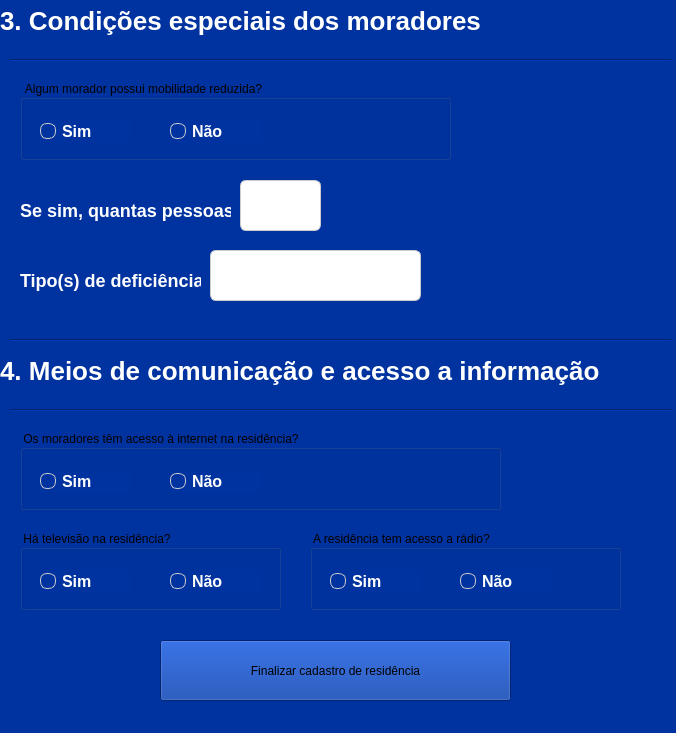
<?xml version="1.0" encoding="UTF-8"?>
<ui version="4.0">
 <class>frm_fimCadastro</class>
 <widget class="QWidget" name="frm_fimCadastro">
  <property name="geometry">
   <rect>
    <x>0</x>
    <y>0</y>
    <width>676</width>
    <height>733</height>
   </rect>
  </property>
  <property name="windowTitle">
   <string>Form</string>
  </property>
  <property name="styleSheet">
   <string notr="true">QWidget{
	background: #0033A0;
}</string>
  </property>
  <widget class="QLabel" name="label_9">
   <property name="geometry">
    <rect>
     <x>0</x>
     <y>0</y>
     <width>676</width>
     <height>41</height>
    </rect>
   </property>
   <property name="styleSheet">
    <string notr="true">QLabel {
    color: #FFFFFF;
    font-size: 26px;
    font-weight: 500;
    background: transparent;
    qproperty-alignment: 'AlignCenter';
}
</string>
   </property>
   <property name="text">
    <string>3. Condições especiais dos moradores</string>
   </property>
  </widget>
  <widget class="QLabel" name="lbl_coordernadas_2">
   <property name="geometry">
    <rect>
     <x>20</x>
     <y>190</y>
     <width>211</width>
     <height>41</height>
    </rect>
   </property>
   <property name="styleSheet">
    <string notr="true">QLabel {
    color: #FFFFFF;
    font-size: 18px;
    font-weight: 500;
    background: transparent;
    qproperty-alignment: 'AlignCenter';
}
</string>
   </property>
   <property name="text">
    <string>Se sim, quantas pessoas?</string>
   </property>
  </widget>
  <widget class="QLineEdit" name="txt_coordenadas">
   <property name="geometry">
    <rect>
     <x>240</x>
     <y>180</y>
     <width>81</width>
     <height>51</height>
    </rect>
   </property>
   <property name="styleSheet">
    <string notr="true">QLineEdit {
    background-color: #FFFFFF;  
    color: #1E1E1E;             
    font-size: 16px;
    padding: 6px 10px;
    border: 1px solid #CCCCCC;
    border-radius: 6px;
}
</string>
   </property>
  </widget>
  <widget class="QPushButton" name="btn_continuar">
   <property name="geometry">
    <rect>
     <x>160</x>
     <y>640</y>
     <width>351</width>
     <height>61</height>
    </rect>
   </property>
   <property name="styleSheet">
    <string notr="true">QPushButton {
    background-color: #E0E7FF;
    color: #0033A0;
    font-size: 16px;
    font-weight: 600;
    font-family: &quot;Segoe UI&quot;, Tahoma, Geneva, Verdana, sans-serif;
    padding: 10px 22px;
    border: none;
    border-radius: 10px;
    box-shadow: 2px 2px 6px rgba(0, 0, 0, 0.3);
}
QPushButton:hover {
    background-color: #C7D2FE;
}
QPushButton:pressed {
    background-color: #32CD32;
}r</string>
   </property>
   <property name="text">
    <string>Finalizar cadastro de residência</string>
   </property>
  </widget>
  <widget class="QGroupBox" name="groupBox">
   <property name="geometry">
    <rect>
     <x>20</x>
     <y>80</y>
     <width>431</width>
     <height>80</height>
    </rect>
   </property>
   <property name="styleSheet">
    <string notr="true">QGroupBox {
    border: 2px solid #4DA8DA;
    border-radius: 8px;
    margin-top: 20px;
    padding: 10px;
    color: #FFFFFF;
    font-size: 16px;
    font-weight: bold;
    font-family: &quot;Segoe UI&quot;, sans-serif;
}

QGroupBox::title {
    subcontrol-origin: margin;
    subcontrol-position: top left;
    padding: 0 8px;
    color: #FFFFFF; 
    font-size: 18px;
    font-weight: 600;
}
r</string>
   </property>
   <property name="title">
    <string>Algum morador possui mobilidade reduzida?</string>
   </property>
   <widget class="QRadioButton" name="radio_sim">
    <property name="geometry">
     <rect>
      <x>20</x>
      <y>40</y>
      <width>91</width>
      <height>23</height>
     </rect>
    </property>
    <property name="styleSheet">
     <string notr="true">QRadioButton {
    color: #FFFFFF;
    font-size: 16px;
    font-weight: 500;
    spacing: 6px;
}

QRadioButton::indicator {
    width: 14px;
    height: 14px;
    border-radius: 7px;
    border: 1px solid #CCCCCC;
    background-color: transparent;
}

QRadioButton::indicator:checked {
    background-color: #3B82F6;  /* Azul moderno e suave */
    border: 1px solid #3B82F6;
}
</string>
    </property>
    <property name="text">
     <string>Sim</string>
    </property>
   </widget>
   <widget class="QRadioButton" name="radio_nao">
    <property name="geometry">
     <rect>
      <x>150</x>
      <y>40</y>
      <width>91</width>
      <height>23</height>
     </rect>
    </property>
    <property name="styleSheet">
     <string notr="true">QRadioButton {
    color: #FFFFFF;
    font-size: 16px;
    font-weight: 500;
    spacing: 6px;
}

QRadioButton::indicator {
    width: 14px;
    height: 14px;
    border-radius: 7px;
    border: 1px solid #CCCCCC;
    background-color: transparent;
}

QRadioButton::indicator:checked {
    background-color: #3B82F6;  /* Azul moderno e suave */
    border: 1px solid #3B82F6;
}
</string>
    </property>
    <property name="text">
     <string>Não</string>
    </property>
   </widget>
  </widget>
  <widget class="Line" name="line">
   <property name="geometry">
    <rect>
     <x>10</x>
     <y>50</y>
     <width>661</width>
     <height>20</height>
    </rect>
   </property>
   <property name="orientation">
    <enum>Qt::Horizontal</enum>
   </property>
  </widget>
  <widget class="QLineEdit" name="txt_coordenadas_2">
   <property name="geometry">
    <rect>
     <x>210</x>
     <y>250</y>
     <width>211</width>
     <height>51</height>
    </rect>
   </property>
   <property name="styleSheet">
    <string notr="true">QLineEdit {
    background-color: #FFFFFF;  
    color: #1E1E1E;             
    font-size: 16px;
    padding: 6px 10px;
    border: 1px solid #CCCCCC;
    border-radius: 6px;
}
</string>
   </property>
   <property name="text">
    <string/>
   </property>
  </widget>
  <widget class="QLabel" name="lbl_coordernadas_3">
   <property name="geometry">
    <rect>
     <x>20</x>
     <y>260</y>
     <width>181</width>
     <height>41</height>
    </rect>
   </property>
   <property name="styleSheet">
    <string notr="true">QLabel {
    color: #FFFFFF;
    font-size: 18px;
    font-weight: 500;
    background: transparent;
    qproperty-alignment: 'AlignCenter';
}
</string>
   </property>
   <property name="text">
    <string>Tipo(s) de deficiência:</string>
   </property>
  </widget>
  <widget class="QLabel" name="label_10">
   <property name="geometry">
    <rect>
     <x>0</x>
     <y>350</y>
     <width>676</width>
     <height>41</height>
    </rect>
   </property>
   <property name="styleSheet">
    <string notr="true">QLabel {
    color: #FFFFFF;
    font-size: 26px;
    font-weight: 500;
    background: transparent;
    qproperty-alignment: 'AlignCenter';
}
</string>
   </property>
   <property name="text">
    <string>4. Meios de comunicação e acesso a informação</string>
   </property>
  </widget>
  <widget class="Line" name="line_2">
   <property name="geometry">
    <rect>
     <x>10</x>
     <y>400</y>
     <width>661</width>
     <height>20</height>
    </rect>
   </property>
   <property name="orientation">
    <enum>Qt::Horizontal</enum>
   </property>
  </widget>
  <widget class="Line" name="line_3">
   <property name="geometry">
    <rect>
     <x>10</x>
     <y>330</y>
     <width>661</width>
     <height>20</height>
    </rect>
   </property>
   <property name="orientation">
    <enum>Qt::Horizontal</enum>
   </property>
  </widget>
  <widget class="QGroupBox" name="groupBox_2">
   <property name="geometry">
    <rect>
     <x>20</x>
     <y>430</y>
     <width>481</width>
     <height>80</height>
    </rect>
   </property>
   <property name="styleSheet">
    <string notr="true">QGroupBox {
    border: 2px solid #4DA8DA;
    border-radius: 8px;
    margin-top: 20px;
    padding: 10px;
    color: #FFFFFF;
    font-size: 16px;
    font-weight: bold;
    font-family: &quot;Segoe UI&quot;, sans-serif;
}

QGroupBox::title {
    subcontrol-origin: margin;
    subcontrol-position: top left;
    padding: 0 8px;
    color: #FFFFFF; 
    font-size: 18px;
    font-weight: 600;
}
r</string>
   </property>
   <property name="title">
    <string>Os moradores têm acesso à internet na residência?</string>
   </property>
   <widget class="QRadioButton" name="radio_sim_3">
    <property name="geometry">
     <rect>
      <x>20</x>
      <y>40</y>
      <width>91</width>
      <height>23</height>
     </rect>
    </property>
    <property name="styleSheet">
     <string notr="true">QRadioButton {
    color: #FFFFFF;
    font-size: 16px;
    font-weight: 500;
    spacing: 6px;
}

QRadioButton::indicator {
    width: 14px;
    height: 14px;
    border-radius: 7px;
    border: 1px solid #CCCCCC;
    background-color: transparent;
}

QRadioButton::indicator:checked {
    background-color: #3B82F6;  /* Azul moderno e suave */
    border: 1px solid #3B82F6;
}
</string>
    </property>
    <property name="text">
     <string>Sim</string>
    </property>
   </widget>
   <widget class="QRadioButton" name="radio_nao_3">
    <property name="geometry">
     <rect>
      <x>150</x>
      <y>40</y>
      <width>91</width>
      <height>23</height>
     </rect>
    </property>
    <property name="styleSheet">
     <string notr="true">QRadioButton {
    color: #FFFFFF;
    font-size: 16px;
    font-weight: 500;
    spacing: 6px;
}

QRadioButton::indicator {
    width: 14px;
    height: 14px;
    border-radius: 7px;
    border: 1px solid #CCCCCC;
    background-color: transparent;
}

QRadioButton::indicator:checked {
    background-color: #3B82F6;  /* Azul moderno e suave */
    border: 1px solid #3B82F6;
}
</string>
    </property>
    <property name="text">
     <string>Não</string>
    </property>
   </widget>
  </widget>
  <widget class="QGroupBox" name="groupBox_3">
   <property name="geometry">
    <rect>
     <x>20</x>
     <y>530</y>
     <width>261</width>
     <height>80</height>
    </rect>
   </property>
   <property name="styleSheet">
    <string notr="true">QGroupBox {
    border: 2px solid #4DA8DA;
    border-radius: 8px;
    margin-top: 20px;
    padding: 10px;
    color: #FFFFFF;
    font-size: 16px;
    font-weight: bold;
    font-family: &quot;Segoe UI&quot;, sans-serif;
}

QGroupBox::title {
    subcontrol-origin: margin;
    subcontrol-position: top left;
    padding: 0 8px;
    color: #FFFFFF; 
    font-size: 18px;
    font-weight: 600;
}
r</string>
   </property>
   <property name="title">
    <string>Há televisão na residência?</string>
   </property>
   <widget class="QRadioButton" name="radio_sim_4">
    <property name="geometry">
     <rect>
      <x>20</x>
      <y>40</y>
      <width>91</width>
      <height>23</height>
     </rect>
    </property>
    <property name="styleSheet">
     <string notr="true">QRadioButton {
    color: #FFFFFF;
    font-size: 16px;
    font-weight: 500;
    spacing: 6px;
}

QRadioButton::indicator {
    width: 14px;
    height: 14px;
    border-radius: 7px;
    border: 1px solid #CCCCCC;
    background-color: transparent;
}

QRadioButton::indicator:checked {
    background-color: #3B82F6;  /* Azul moderno e suave */
    border: 1px solid #3B82F6;
}
</string>
    </property>
    <property name="text">
     <string>Sim</string>
    </property>
   </widget>
   <widget class="QRadioButton" name="radio_nao_4">
    <property name="geometry">
     <rect>
      <x>150</x>
      <y>40</y>
      <width>91</width>
      <height>23</height>
     </rect>
    </property>
    <property name="styleSheet">
     <string notr="true">QRadioButton {
    color: #FFFFFF;
    font-size: 16px;
    font-weight: 500;
    spacing: 6px;
}

QRadioButton::indicator {
    width: 14px;
    height: 14px;
    border-radius: 7px;
    border: 1px solid #CCCCCC;
    background-color: transparent;
}

QRadioButton::indicator:checked {
    background-color: #3B82F6;  /* Azul moderno e suave */
    border: 1px solid #3B82F6;
}
</string>
    </property>
    <property name="text">
     <string>Não</string>
    </property>
   </widget>
  </widget>
  <widget class="QGroupBox" name="groupBox_4">
   <property name="geometry">
    <rect>
     <x>310</x>
     <y>530</y>
     <width>311</width>
     <height>80</height>
    </rect>
   </property>
   <property name="styleSheet">
    <string notr="true">QGroupBox {
    border: 2px solid #4DA8DA;
    border-radius: 8px;
    margin-top: 20px;
    padding: 10px;
    color: #FFFFFF;
    font-size: 16px;
    font-weight: bold;
    font-family: &quot;Segoe UI&quot;, sans-serif;
}

QGroupBox::title {
    subcontrol-origin: margin;
    subcontrol-position: top left;
    padding: 0 8px;
    color: #FFFFFF; 
    font-size: 18px;
    font-weight: 600;
}
r</string>
   </property>
   <property name="title">
    <string>A residência tem acesso a rádio?</string>
   </property>
   <widget class="QRadioButton" name="radio_sim_5">
    <property name="geometry">
     <rect>
      <x>20</x>
      <y>40</y>
      <width>91</width>
      <height>23</height>
     </rect>
    </property>
    <property name="styleSheet">
     <string notr="true">QRadioButton {
    color: #FFFFFF;
    font-size: 16px;
    font-weight: 500;
    spacing: 6px;
}

QRadioButton::indicator {
    width: 14px;
    height: 14px;
    border-radius: 7px;
    border: 1px solid #CCCCCC;
    background-color: transparent;
}

QRadioButton::indicator:checked {
    background-color: #3B82F6;  /* Azul moderno e suave */
    border: 1px solid #3B82F6;
}
</string>
    </property>
    <property name="text">
     <string>Sim</string>
    </property>
   </widget>
   <widget class="QRadioButton" name="radio_nao_5">
    <property name="geometry">
     <rect>
      <x>150</x>
      <y>40</y>
      <width>91</width>
      <height>23</height>
     </rect>
    </property>
    <property name="styleSheet">
     <string notr="true">QRadioButton {
    color: #FFFFFF;
    font-size: 16px;
    font-weight: 500;
    spacing: 6px;
}

QRadioButton::indicator {
    width: 14px;
    height: 14px;
    border-radius: 7px;
    border: 1px solid #CCCCCC;
    background-color: transparent;
}

QRadioButton::indicator:checked {
    background-color: #3B82F6;  /* Azul moderno e suave */
    border: 1px solid #3B82F6;
}
</string>
    </property>
    <property name="text">
     <string>Não</string>
    </property>
   </widget>
  </widget>
 </widget>
 <resources/>
 <connections/>
</ui>
